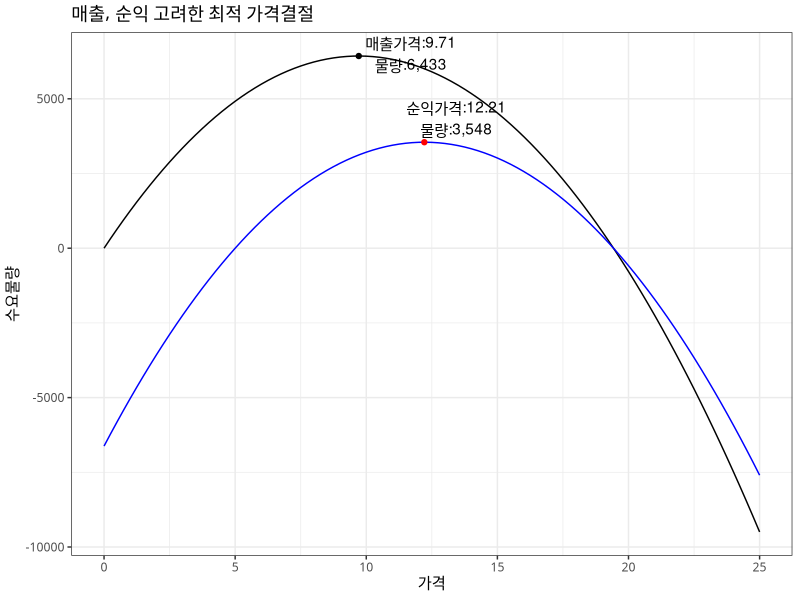
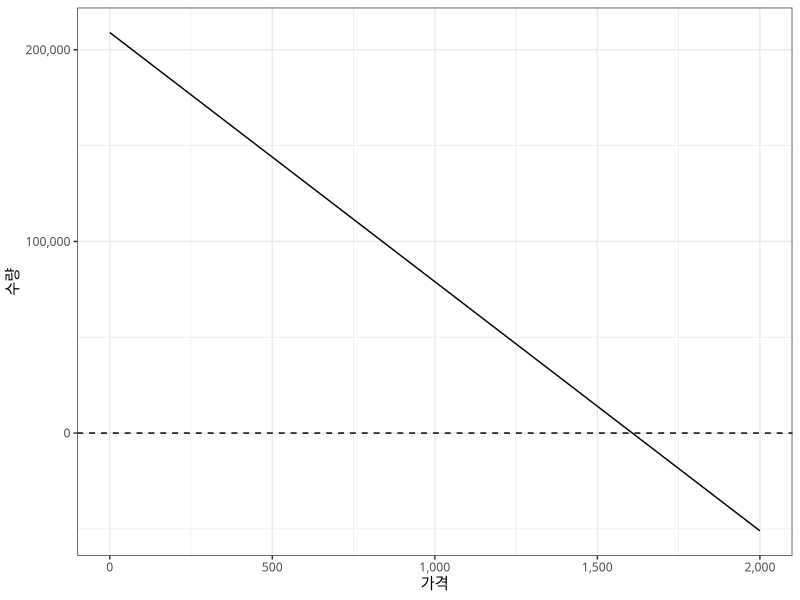
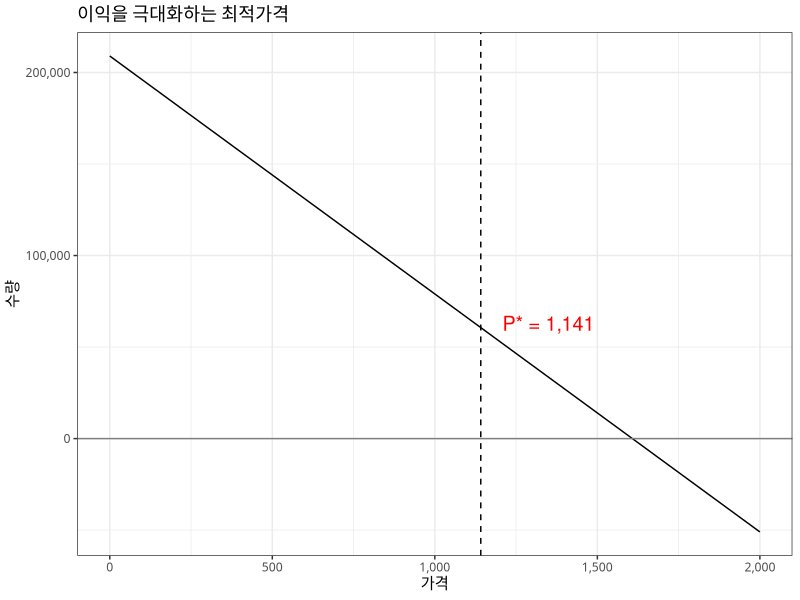
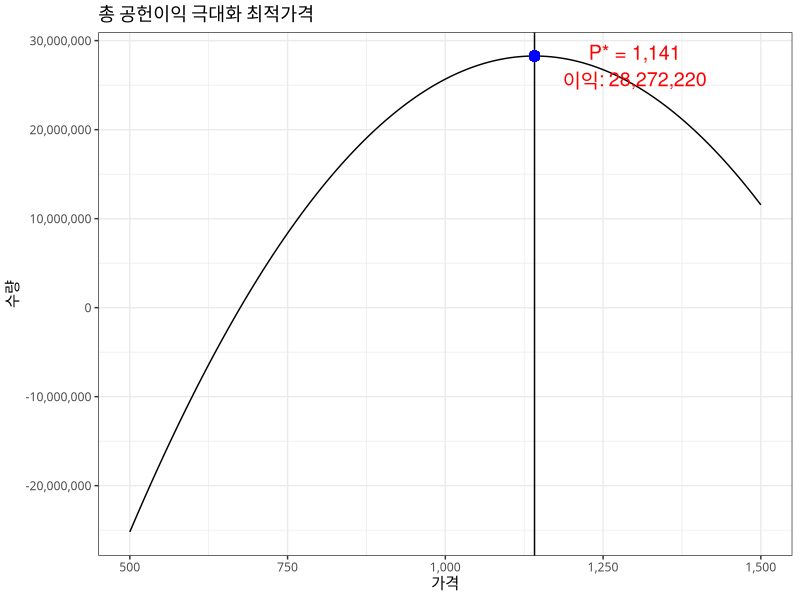

Generate these figures, in order, with R:
## ---- chunk 1
knitr::opts_chunk$set(echo = TRUE, message=FALSE, warning=FALSE,
                      comment="", digits = 3, tidy = FALSE, prompt = FALSE, fig.align = 'center')
## ---- chunk 2
price = 10
vc = 5.5
delta_price = - 0.5
quantity = 4000

delta_quantity = -delta_price / ((10-5.5) + delta_price)
delta_quantity
## ---- chunk 3
bep_quantity <- delta_quantity * quantity
## ---- chunk 4
price = 11
vc = 5.5
delta_price = +1
quantity = 4000

delta_quantity = -delta_price / ((11-5.5) + delta_price)
delta_quantity
## ---- chunk 5
bep_quantity <- delta_quantity * quantity
## ---- chunk 6
library(tidyverse)
library(ggrepel)

segment_tbl <- tibble( x = c(50, 
                             50+150, 
                             50+150+350, 
                             50+150+350+250,
                             50+150+350+250+200),
                       y = c(20, 15, 10, 8, 6))


## Price Response 곡선 ------------
model_tbl <- segment_tbl %>% 
  rename(물량 = x, 가격 = y)

price_response_lm <- lm(물량 ~ 가격, data = model_tbl)
alpha <- coef(price_response_lm)[1] %>% as.numeric # 1324.379 
beta  <- coef(price_response_lm)[2] %>% as.numeric #-68.1677

## 가격 변환에 따른 매출 순익 함수
calculate_revenue <- function(p) alpha * p + beta * p^2
calculate_profit  <- function(p) beta * p^2 - beta * p * 5 + alpha*(p-5)

## 최적 가격 - 매출, 순익
revenue_price <- - alpha / (2*beta)
profit_price  <- (beta * 5 - alpha) / (2*beta)

## 시각화 -----

ggplot() +
  xlim(0, 25)+
  geom_function(fun = calculate_revenue, color = "black") +
  geom_function(fun = calculate_profit, color = "blue") +
  geom_point(aes( x = revenue_price, 
                  y = calculate_revenue(revenue_price)), color = "black") +
  geom_point(aes( x = profit_price,  
                  y = calculate_profit(profit_price)), color = "red") +
  theme_bw(base_family = "NanumGothic") +
  # annotate("text", x = 20, y = 6, label = "변동비($5)", size = 3)  +
  geom_text_repel(aes(x = revenue_price, 
                      y = calculate_revenue(revenue_price), label = glue::glue("매출가격:{round(revenue_price,2)}\n물량:{scales::comma(calculate_revenue(revenue_price))}"))) +
  geom_text_repel(aes(x = profit_price, 
                      y = calculate_profit(profit_price), label = glue::glue("순익가격:{round(profit_price,2)}\n물량:{scales::comma(calculate_profit(profit_price))}"))) +
  labs(x = "가격",
       y = "수요물량",
       title = "매출, 순익 고려한 최적 가격결절")

## ---- chunk 7
library(tidyverse)

demand_fn <- function(p) {209000 - 130 * p }

demand_tbl <- tibble(price = seq(0, 2000, by = 10))

ggplot(demand_tbl, aes(x = price)) + 
  stat_function(fun = demand_fn) +
  geom_hline(yintercept = 0, linetype = 2) +
  theme_bw(base_family = "NanumGothic") +
  labs(x = "가격",
       y = "수량") +
  scale_x_continuous(labels = scales::comma) +
  scale_y_continuous(labels = scales::comma)
## ---- chunk 8
f <- function(p)  ((130+130)*(p)-((130*675)+209000))
optimal_price <- uniroot(f, lower=0, upper=10000)$root
## ---- chunk 9
ggplot(demand_tbl, aes(x = price)) + 
  stat_function(fun = demand_fn) +
  geom_hline(yintercept = 0, linetype = 1, color = "gray50") +
  theme_bw(base_family = "NanumGothic") +
  geom_vline(xintercept = optimal_price, linetype = 2) +
  labs(title = "이익을 극대화하는 최적가격",
       x = "가격",
       y = "수량") +
  scale_x_continuous(labels = scales::comma) +
  scale_y_continuous(labels = scales::comma) +
  annotate("text", x = 1350, y = 63000, 
           label = glue::glue("P* = {scales::comma(optimal_price)}"), 
           size = 5, color = "red")
## ---- chunk 10
price <- seq(500, 1500, 1)
sales <- 209000 - 130 * price

profit_tbl <- tibble(price = price,
                     sales = sales) %>% 
  mutate(revenue = price * sales) %>% 
  mutate(profit = sales * (price - 675) )

total_contribution <- profit_tbl %>% 
  filter(profit == max(profit)) %>% 
  pull(profit)

profit_tbl %>% 
  ggplot(aes(x = price, y = profit)) +
    geom_line() +
    geom_vline(xintercept = optimal_price) +
    scale_x_continuous(labels = scales::comma) +
    scale_y_continuous(labels = scales::comma) +
    annotate("text", x = 1300, y = 27111000, 
             label = glue::glue("P* = {scales::comma(optimal_price)}\n이익: {scales::comma(total_contribution)}"), 
             size = 5, color = "red")  +
    geom_point(aes(x= optimal_price, y = total_contribution), size = 3, color = "blue") +
    theme_bw(base_family = "NanumGothic") +
  labs(title = "총 공헌이익 극대화 최적가격",
       x = "가격",
       y = "수량") 
